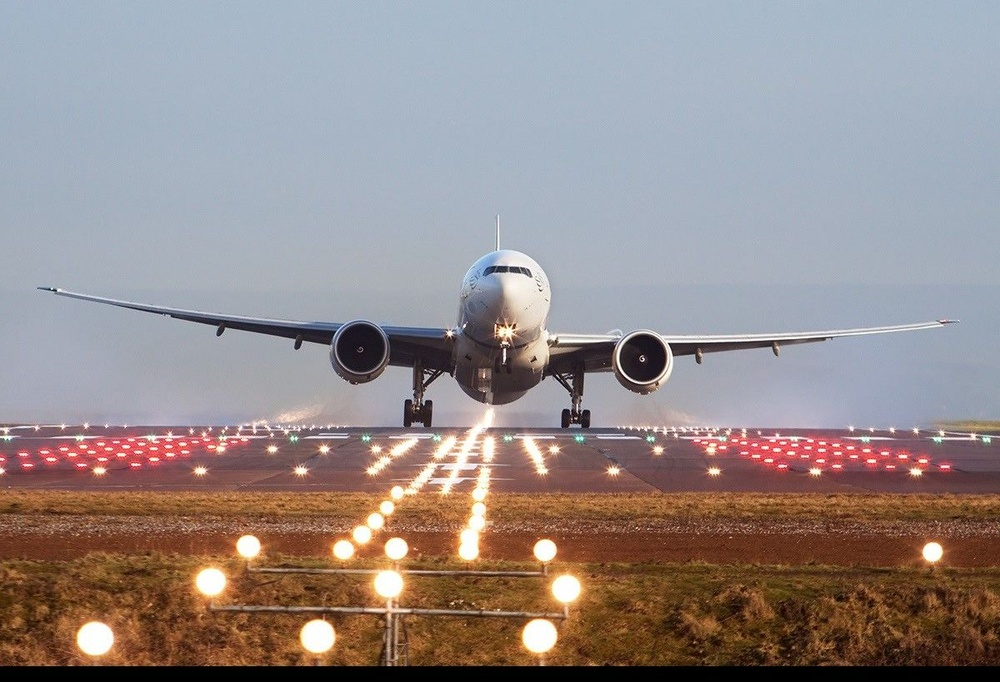
#> input picture plane.jpg, 1000 x 682 px, shrunk from 1200 x 819 before the run
$ python rgb_to_binary.py
#> lines starting #> are read from the running program, lines starting #| are printed output that depends on the picture; after the words box and inside, x2 and y2 are one past the last pixel; in counts of white or black regions, pixels touching at a corner belong together
import cv2

img=cv2.imread('plane.jpg',0)
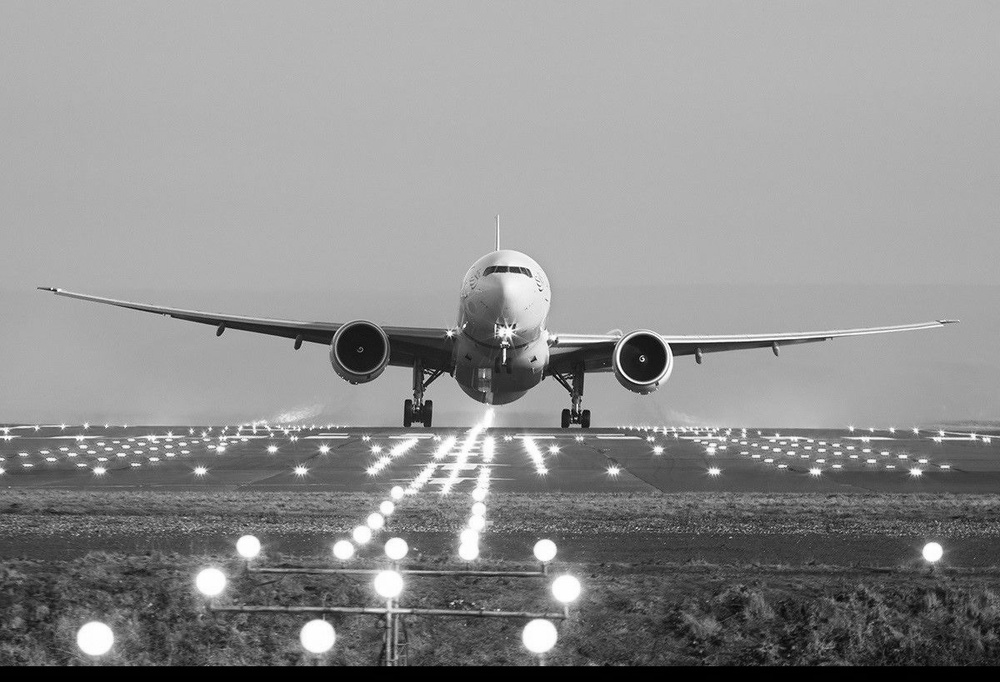
#> img: shape (682, 1000); min 0, max 255, mean 142.2

cv2.imshow('grey',img)

cv2.waitKey(0)

ret,img2 = cv2.threshold(img,127,255,cv2.THRESH_BINARY)
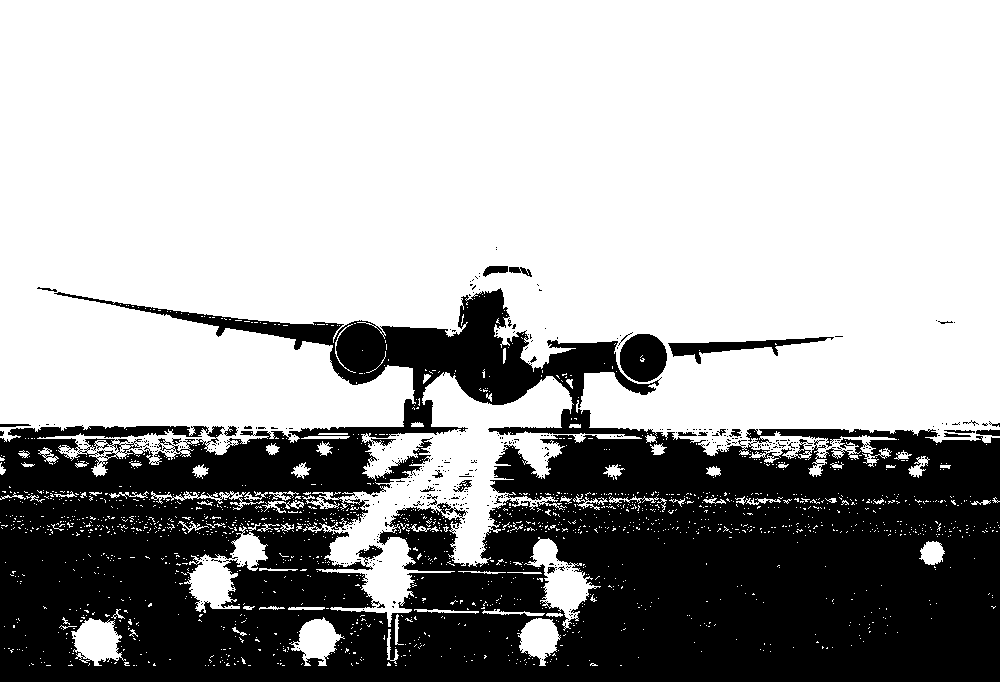
#> img2: shape (682, 1000); 66% white; 402 black regions (374 under 20 px), largest, box (x1, y1, x2, y2) and area: (0, 288, 1000, 682) 226658, (620, 334, 667, 382) 1777, (668, 337, 834, 364) 1318
cv2.imshow('frame',img2)

cv2.waitKey(0)

cv2.destroyAllWindows()

$ run again, with 1.jfif saved as plane.jpg
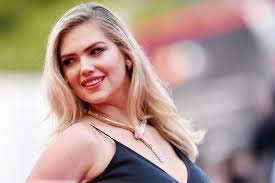
#> input picture 1.jfif, 275 x 183 px
#> `img=cv2.imread('plane.jpg',0)`:
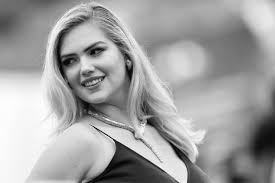
#> img: shape (183, 275); min 0, max 255, mean 162.1
#> `ret,img2 = cv2.threshold(img,127,255,cv2.THRESH_BINARY)`:
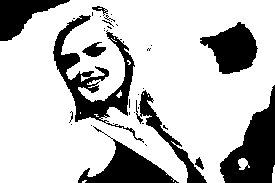
#> img2: shape (183, 275); 75.6% white; 35 black regions (26 under 20 px), largest, box (x1, y1, x2, y2) and area: (53, 15, 144, 143) 2892, (220, 85, 275, 183) 2774, (78, 126, 179, 183) 1948
